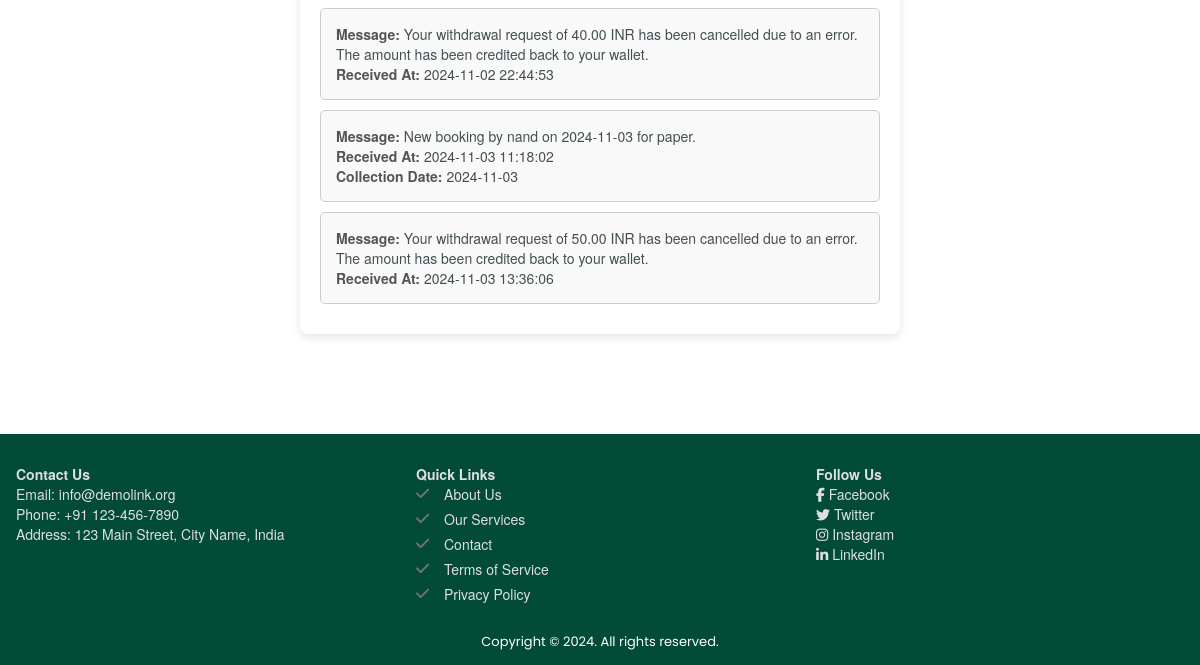
/employee/view-manager-notifications/ (signed in, lower part), run on an earlier commit of the app's database.
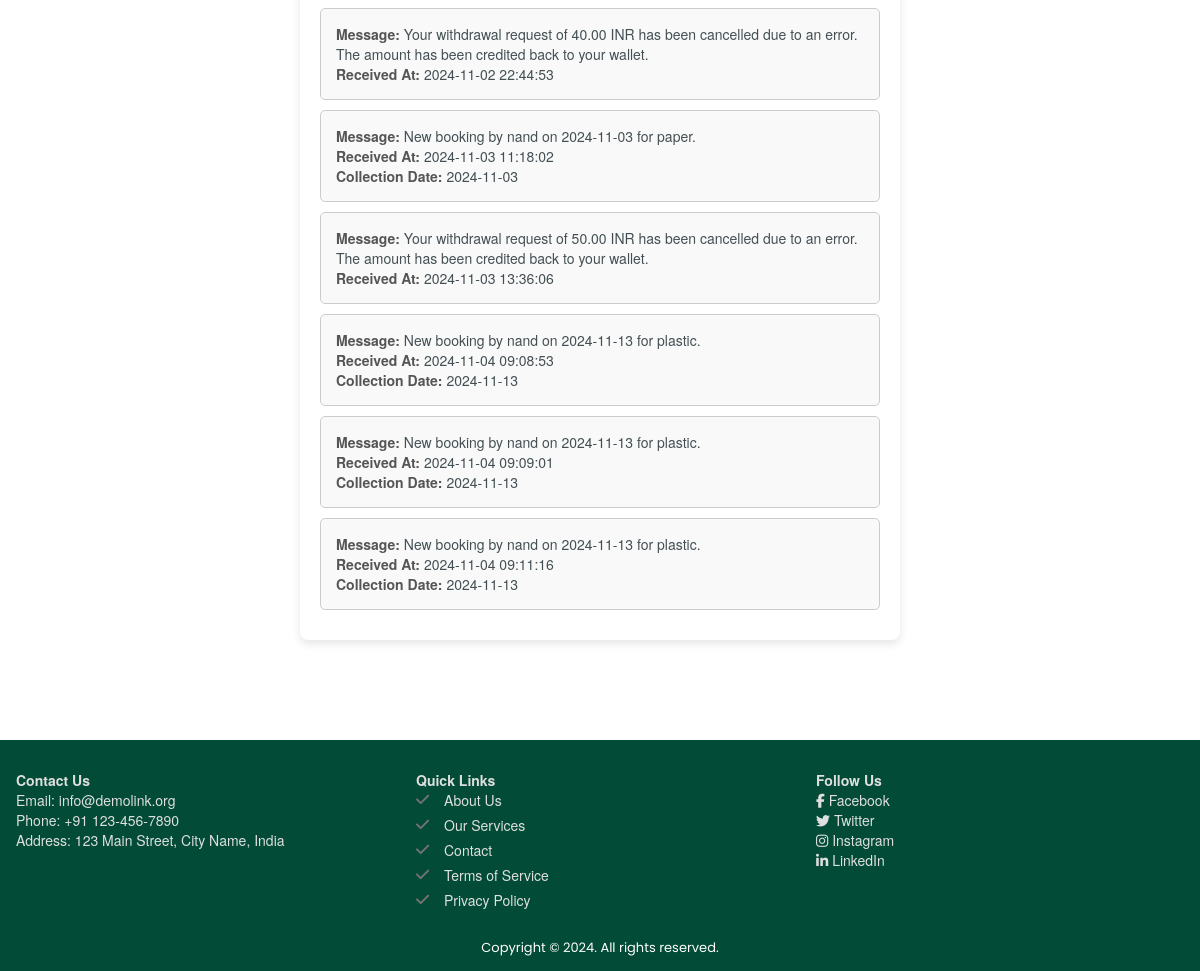
And on a later commit of the database.
### core/models.py (models this page shows, shortened)
class Notification(models.Model):
    user = models.ForeignKey(CustomUser, on_delete=models.CASCADE)
    message = models.TextField()
    date = models.DateField(null=True)
    created_at = models.DateTimeField(auto_now_add=True)
    is_fund_transfer = models.BooleanField(default=False)
    amount=models.FloatField(default=0.00,null=True)
    rvid=models.TextField(null=True)

### employee/views.py (the view)
# urls.py: path('view-manager-notifications/', views.view_manager_notifications, name='view_manager_notifications'),
def view_manager_notifications(request):
    notifications = Notification.objects.filter(user=request.user)  # Adjust the filter as needed
    return render(request, 'employee/view_manager_notifications.html', {'notifications': notifications})

### employee/templates/employee/view_manager_notifications.html (shortened to what this page needs)
{% extends "layout.html" %}
{% load static %}
{% block css %}
<link rel="stylesheet" href="{% static "css/employee.css" %}">
{% endblock %}
{% block content %}
<div class="dashboard-container">
    <div>
        {% for notification in notifications %}
            <div class="notification">
                <strong>Message:</strong> {{ notification.message }}<br>
                <strong>Received At:</strong> {{ notification.created_at|date:"Y-m-d H:i:s" }}<br>
                {% if notification.date %}
                    <strong>Collection Date:</strong> {{ notification.date|date:"Y-m-d" }}<br>
                {% endif %}
            </div>
        {% empty %}
            <p>No notifications from the manager.</p>
        {% endfor %}
    </div>
</div>
<br><br><br><br>
{% endblock %}

What changed in the data, as far as the page shows it:
added Notification: message "New booking by nand on 2024-11-13 for plastic.", created_at "2024-11-04 09:08:53", date "2024-11-13"
added Notification: message "New booking by nand on 2024-11-13 for plastic.", created_at "2024-11-04 09:09:01", date "2024-11-13"
added Notification: message "New booking by nand on 2024-11-13 for plastic.", created_at "2024-11-04 09:11:16", date "2024-11-13"
